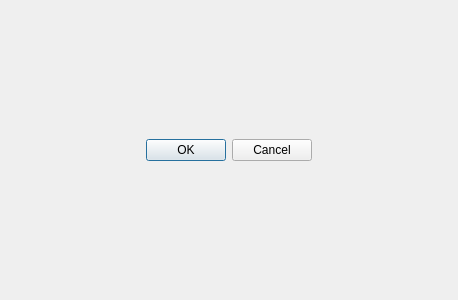
<?xml version="1.0" encoding="UTF-8"?>
<ui version="4.0">
 <class>Dialog</class>
 <widget class="QDialog" name="Dialog">
  <property name="geometry">
   <rect>
    <x>0</x>
    <y>0</y>
    <width>458</width>
    <height>300</height>
   </rect>
  </property>
  <property name="windowTitle">
   <string>Dialog</string>
  </property>
  <layout class="QVBoxLayout" name="verticalLayout">
   <item>
    <widget class="QDialogButtonBox" name="buttonBox">
     <property name="orientation">
      <enum>Qt::Horizontal</enum>
     </property>
     <property name="standardButtons">
      <set>QDialogButtonBox::Cancel|QDialogButtonBox::Ok</set>
     </property>
     <property name="centerButtons">
      <bool>true</bool>
     </property>
    </widget>
   </item>
  </layout>
 </widget>
 <resources/>
 <connections>
  <connection>
   <sender>buttonBox</sender>
   <signal>accepted()</signal>
   <receiver>Dialog</receiver>
   <slot>accept()</slot>
   <hints>
    <hint type="sourcelabel">
     <x>248</x>
     <y>254</y>
    </hint>
    <hint type="destinationlabel">
     <x>157</x>
     <y>274</y>
    </hint>
   </hints>
  </connection>
  <connection>
   <sender>buttonBox</sender>
   <signal>rejected()</signal>
   <receiver>Dialog</receiver>
   <slot>reject()</slot>
   <hints>
    <hint type="sourcelabel">
     <x>316</x>
     <y>260</y>
    </hint>
    <hint type="destinationlabel">
     <x>286</x>
     <y>274</y>
    </hint>
   </hints>
  </connection>
 </connections>
</ui>
